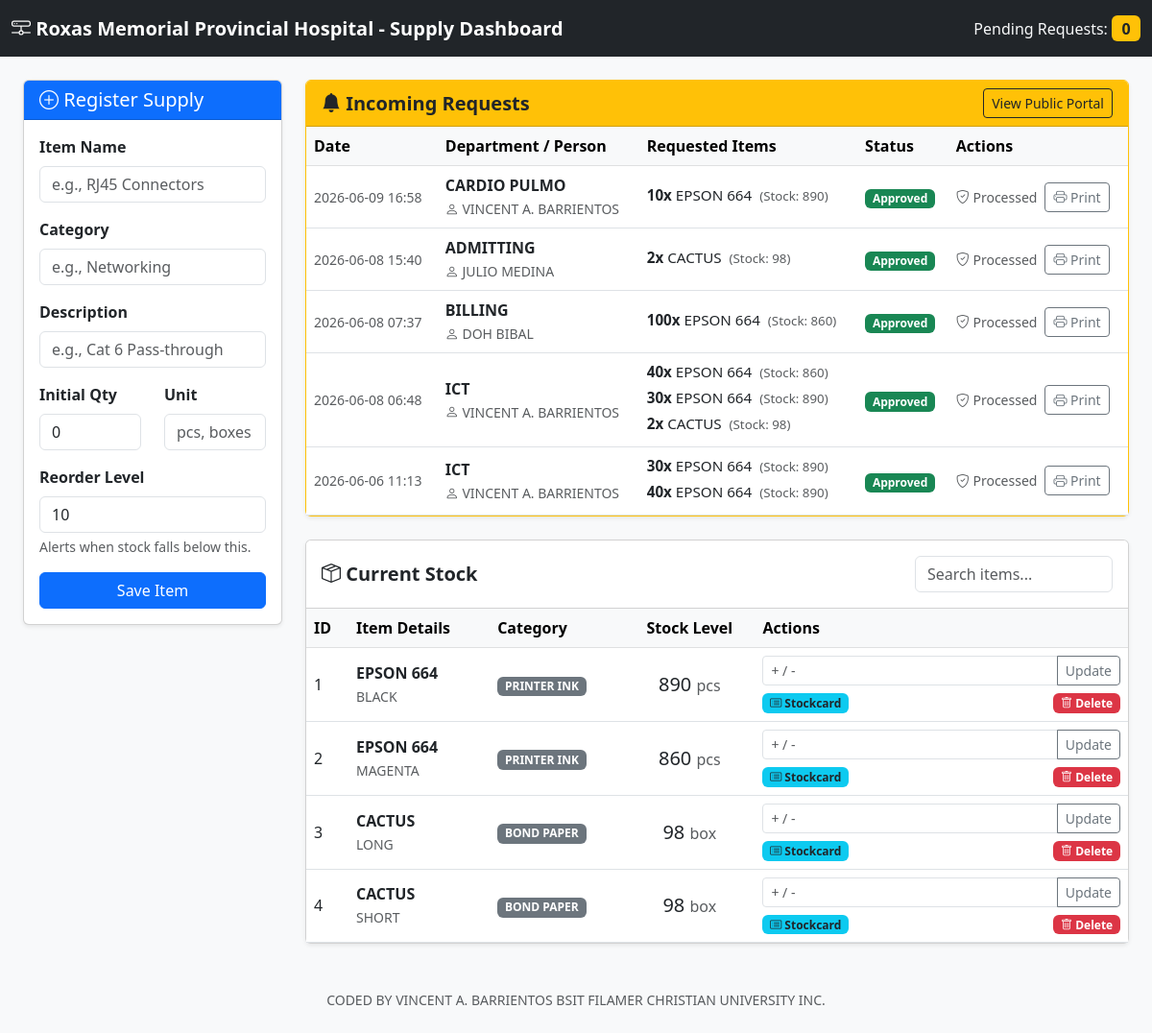
Page /dashboard on the earlier database version.
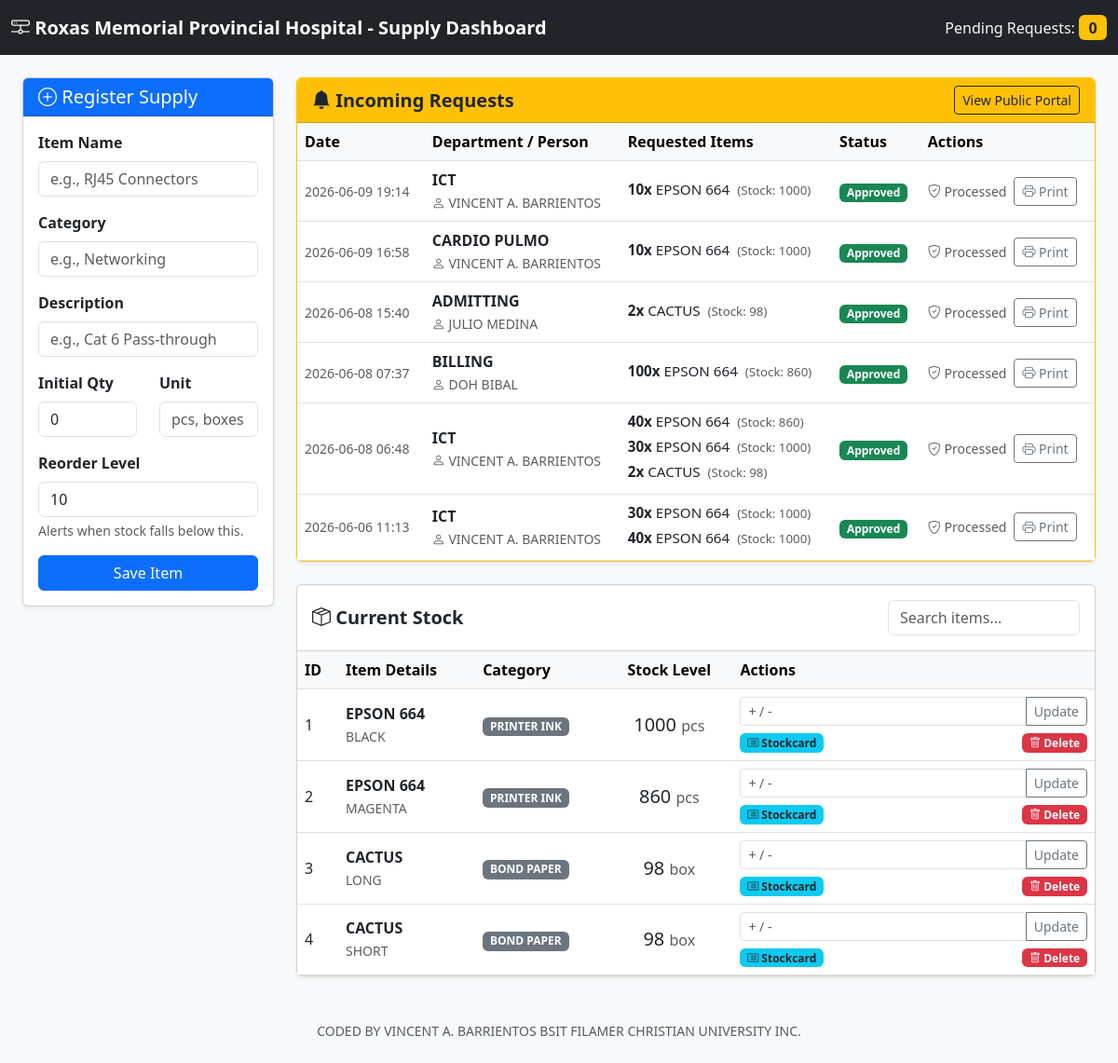
Same page on the later database version.
### app.py (models this page shows)
class DepartmentRequest(db.Model):
    __tablename__ = 'department_requests'
    id = db.Column(db.Integer, primary_key=True)
    batch_id = db.Column(db.String(50), nullable=False)
    department_name = db.Column(db.String(100), nullable=False)
    requested_by = db.Column(db.String(100), nullable=False)
    supply_id = db.Column(db.Integer, db.ForeignKey('supplies.id'), nullable=False)
    quantity = db.Column(db.Integer, nullable=False)
    purpose = db.Column(db.String(255), nullable=False)
    status = db.Column(db.String(20), default='Pending')
    created_at = db.Column(db.DateTime, default=get_pht_time)
    supply = db.relationship('Supply', backref=db.backref('requests', lazy=True))

class Supply(db.Model):
    __tablename__ = 'supplies'
    id = db.Column(db.Integer, primary_key=True)
    name = db.Column(db.String(150), nullable=False)
    category = db.Column(db.String(100), nullable=True)
    description = db.Column(db.String(255), nullable=True)
    quantity = db.Column(db.Integer, nullable=False, default=0)
    unit = db.Column(db.String(50), nullable=False)
    reorder_level = db.Column(db.Integer, nullable=False, default=10)
    created_at = db.Column(db.DateTime, default=get_pht_time)
    updated_at = db.Column(db.DateTime, default=get_pht_time, onupdate=get_pht_time)

### app.py (the view)
@app.route('/dashboard')
def dashboard():
    supplies = Supply.query.all()
    all_requests = DepartmentRequest.query.order_by(DepartmentRequest.created_at.desc()).all()
    grouped_batches = {}
    for req in all_requests:
        if req.batch_id not in grouped_batches:
            grouped_batches[req.batch_id] = {
                'batch_id': req.batch_id,
                'created_at': req.created_at,
                'department_name': req.department_name,
                'requested_by': req.requested_by,
                'status': req.status,
                'items': []
            }
        grouped_batches[req.batch_id]['items'].append(req)
    requests_to_display = list(grouped_batches.values())
    pending_count = len([b for b in requests_to_display if b['status'] == 'Pending'])
    return render_template('dashboard.html', items=supplies, requests=requests_to_display, pending_count=pending_count)

### templates/dashboard.html (shortened to what the changed rows need)
<!DOCTYPE html>
<html lang="en">
<head>
    <link href="https://cdn.jsdelivr.net/npm/bootstrap@5.3.0/dist/css/bootstrap.min.css" rel="stylesheet">
    <link rel="stylesheet" href="https://cdn.jsdelivr.net/npm/bootstrap-icons@1.10.5/font/bootstrap-icons.css">
</head>
<body>
    <div class="container-fluid px-4">
        <div class="row">
            <div class="col-md-8 col-lg-9">
                <div class="card shadow-sm border-warning mb-4">
                    <div class="card-body p-0 table-responsive">
                        <table class="table table-hover mb-0">
                            <thead class="table-light">
                                <tr>
                                    <th>Date</th>
                                    <th>Department / Person</th>
                                    <th>Requested Items</th>
                                    <th>Status</th>
                                    <th>Actions</th>
                                </tr>
                            </thead>
                            <tbody>
                                {% for batch in requests %}
                                <tr class="align-middle">
                                    <td class="small text-muted">{{ batch['created_at'].strftime('%Y-%m-%d %H:%M') }}</td>
                                    <td>
                                        <strong>{{ batch['department_name'] }}</strong><br>
                                        <small class="text-muted"><i class="bi bi-person"></i> {{ batch['requested_by'] }}</small>
                                    </td>
                                    <td>
                                        <ul class="list-unstyled mb-0">
                                            {% for req in batch['items'] %}
                                            <li class="mb-1" style="font-size: 0.95em;">
                                                <span class="fw-bold">{{ req.quantity }}x</span> {{ req.supply.name }}
                                                <small class="text-muted ms-1">(Stock: {{ req.supply.quantity }})</small>
                                            </li>
                                            {% endfor %}
                                        </ul>
                                    </td>
                                    <td>
                                        {% if batch['status'] == 'Pending' %}
                                            <span class="badge bg-warning text-dark">Pending</span>
                                        {% elif batch['status'] == 'Approved' %}
                                            <span class="badge bg-success">Approved</span>
                                        {% else %}
                                            <span class="badge bg-danger">Denied</span>
                                        {% endif %}
                                    </td>
                                   <td>
                                        {% if batch['status'] == 'Pending' %}
                                        <div class="btn-group" role="group">
                                            <button type="button" class="btn btn-sm btn-success" data-bs-toggle="modal" data-bs-target="#approveModal{{ batch['batch_id'] }}" title="Review & Approve Batch">
                                                <i class="bi bi-check-lg"></i>
                                            </button>
                                            <a href="/process-batch/{{ batch['batch_id'] }}/deny" class="btn btn-sm btn-danger" title="Deny Entire Batch">
                                                <i class="bi bi-x-lg"></i>
                                            </a>
                                            <a href="/print-bulk/{{ batch['batch_id'] }}" target="_blank" class="btn btn-sm btn-secondary" title="Print Pending Request">
                                                <i class="bi bi-printer"></i>
                                            </a>
                                        </div>
                                        <div class="modal fade text-start" id="approveModal{{ batch['batch_id'] }}" tabindex="-1" aria-hidden="true">
                                            <div class="modal-dialog">
                                                <div class="modal-content">
                                                    <form action="/process-batch/{{ batch['batch_id'] }}/approve" method="POST">
                                                        <div class="modal-header bg-success text-white">
                                                            <h5 class="modal-title"><i class="bi bi-clipboard-check"></i> Approve Release</h5>
                                                            <button type="button" class="btn-close btn-close-white" data-bs-dismiss="modal" aria-label="Close"></button>
                                                        </div>
                                                        <div class="modal-body">
                                                            <p class="text-muted small mb-3">Adjust the quantities to be released below. You cannot release more than what was requested or more than current stock.</p>
                                                            {% for req in batch['items'] %}
                                                            <div class="mb-3 d-flex align-items-center justify-content-between border-bottom pb-2">
                                                                <div>
                                                                    <strong>{{ req.supply.name }}</strong><br>
                                                                    <small class="text-muted">Requested: {{ req.quantity }} | Available Stock: {{ req.supply.quantity }}</small>
                                                                </div>
                                                                <div style="width: 100px;">
                                                                    <input type="number" class="form-control" name="qty_{{ req.id }}"
                                                                           value="{{ req.quantity }}"
                                                                           min="0"
                                                                           max="{{ req.quantity if req.quantity <= req.supply.quantity else req.supply.quantity }}"
                                                                           required>
                                                                </div>
                                                            </div>
                                                            {% endfor %}
                                                        </div>
                                                        <div class="modal-footer">
                                                            <button type="button" class="btn btn-secondary" data-bs-dismiss="modal">Cancel</button>
                                                            <button type="submit" class="btn btn-success">Confirm Release</button>
                                                        </div>
                                                    </form>
                                                </div>
                                            </div>
                                        </div>
                                        {% else %}
                                            <div class="d-flex align-items-center">
                                                <span class="text-muted small me-2"><i class="bi bi-shield-check"></i> Processed</span>
                                                <a href="/print-bulk/{{ batch['batch_id'] }}" target="_blank" class="btn btn-sm btn-outline-secondary" title="Print Approved/Denied Record">
                                                    <i class="bi bi-printer"></i> Print
                                                </a>
                                            </div>
                                        {% endif %}
                                    </td>
                                </tr>
                                {% else %}
                                <tr>
                                    <td colspan="5" class="text-center py-3 text-muted">No pending requests.</td>
                                </tr>
                                {% endfor %}
                            </tbody>
                        </table>
                    </div>
                </div>
                <div class="card shadow-sm">
                    <div class="card-body p-0 table-responsive">
                        <table class="table table-hover mb-0" id="inventoryTable">
                            <thead class="table-light">
                                <tr>
                                    <th>ID</th>
                                    <th>Item Details</th>
                                    <th>Category</th>
                                    <th class="text-center">Stock Level</th>
                                    <th>Actions</th>
                                </tr>
                            </thead>
                            <tbody>
                                {% for item in items %}
                                <tr class="{% if item.quantity <= item.reorder_level %}low-stock-row{% endif %} align-middle">
                                    <td>{{ item.id }}</td>
                                    <td>
                                        <strong>{{ item.name }}</strong><br>
                                        <small class="text-muted">{{ item.description }}</small>
                                    </td>
                                    <td><span class="badge bg-secondary">{{ item.category }}</span></td>
                                    <td class="text-center">
                                        <h5 class="mb-0">
                                            {{ item.quantity }} <small class="text-muted fs-6">{{ item.unit }}</small>
                                        </h5>
                                    </td>
                                    <td>
                                        <form action="/update/{{ item.id }}" method="POST" class="d-flex align-items-center mb-1">
                                            <div class="input-group input-group-sm w-100">
                                                <input type="number" class="form-control" name="adjustment" placeholder="+ / -" required>
                                                <button class="btn btn-outline-secondary" type="submit">Update</button>
                                            </div>
                                        </form>
                                        <div class="d-flex justify-content-between mt-2">
                                            <a href="/stockcard/{{ item.id }}" class="badge bg-info text-decoration-none text-dark">
                                                <i class="bi bi-card-list"></i> Stockcard
                                            </a>
                                            <a href="/delete/{{ item.id }}" class="badge bg-danger text-decoration-none" onclick="return confirm('Are you sure you want to delete {{ item.name }}?')">
                                                <i class="bi bi-trash"></i> Delete
                                            </a>
                                        </div>
                                    </td>
                                </tr>
                                {% endfor %}
                            </tbody>
                        </table>
                    </div>
                </div>
            </div>
        </div>
    </div>
</body>
</html>

Differences in the rows shown:
added DepartmentRequest: created_at "2026-06-09 19:14", department_name "ICT", requested_by "VINCENT A. BARRIENTOS", quantity "10", supply.name "EPSON 664", supply.quantity "1000", status "Approved"
changed through a linked row, DepartmentRequest "CARDIO PULMO": supply.quantity "890" → "1000"
changed through a linked row, DepartmentRequest (number 6 of 9 on the later page): supply.quantity "890" → "1000"
changed through a linked row, DepartmentRequest (number 8 of 9 on the later page): supply.quantity "890" → "1000"
changed through a linked row, DepartmentRequest (number 9 of 9 on the later page): supply.quantity "890" → "1000"
changed Supply "BLACK": quantity "890" → "1000"
